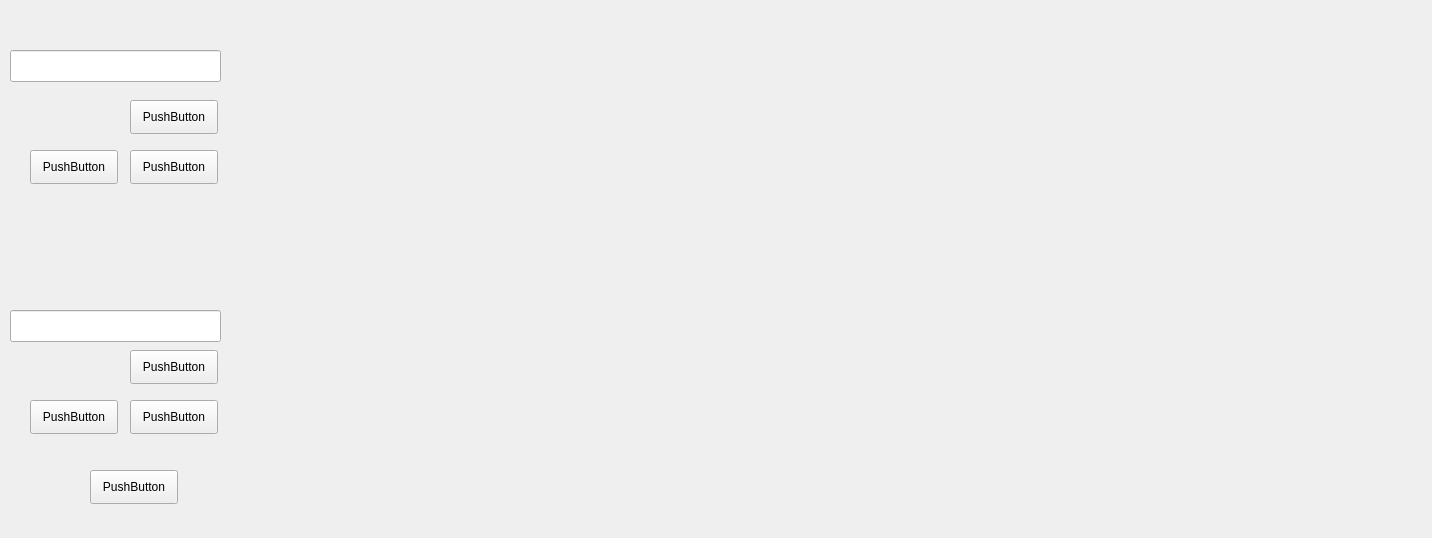
<?xml version="1.0" encoding="UTF-8"?>
<ui version="4.0">
 <class>Form</class>
 <widget class="QWidget" name="Form">
  <property name="geometry">
   <rect>
    <x>0</x>
    <y>0</y>
    <width>1432</width>
    <height>538</height>
   </rect>
  </property>
  <property name="windowTitle">
   <string>Form</string>
  </property>
  <widget class="QPushButton" name="prev_btn_1">
   <property name="geometry">
    <rect>
     <x>30</x>
     <y>150</y>
     <width>88</width>
     <height>34</height>
    </rect>
   </property>
   <property name="text">
    <string>PushButton</string>
   </property>
  </widget>
  <widget class="QPushButton" name="next_btn_1">
   <property name="geometry">
    <rect>
     <x>130</x>
     <y>150</y>
     <width>88</width>
     <height>34</height>
    </rect>
   </property>
   <property name="text">
    <string>PushButton</string>
   </property>
  </widget>
  <widget class="QPushButton" name="prev_btn_2">
   <property name="geometry">
    <rect>
     <x>30</x>
     <y>400</y>
     <width>88</width>
     <height>34</height>
    </rect>
   </property>
   <property name="text">
    <string>PushButton</string>
   </property>
  </widget>
  <widget class="QPushButton" name="next_btn_3">
   <property name="geometry">
    <rect>
     <x>130</x>
     <y>400</y>
     <width>88</width>
     <height>34</height>
    </rect>
   </property>
   <property name="text">
    <string>PushButton</string>
   </property>
  </widget>
  <widget class="QPushButton" name="enter_btn_2">
   <property name="geometry">
    <rect>
     <x>130</x>
     <y>350</y>
     <width>88</width>
     <height>34</height>
    </rect>
   </property>
   <property name="text">
    <string>PushButton</string>
   </property>
  </widget>
  <widget class="QPushButton" name="enter_btn_1">
   <property name="geometry">
    <rect>
     <x>130</x>
     <y>100</y>
     <width>88</width>
     <height>34</height>
    </rect>
   </property>
   <property name="text">
    <string>PushButton</string>
   </property>
  </widget>
  <widget class="QWidget" name="gridLayoutWidget">
   <property name="geometry">
    <rect>
     <x>240</x>
     <y>20</y>
     <width>1161</width>
     <height>31</height>
    </rect>
   </property>
   <layout class="QGridLayout" name="gridLayout_lab_1"/>
  </widget>
  <widget class="QWidget" name="gridLayoutWidget_3">
   <property name="geometry">
    <rect>
     <x>240</x>
     <y>270</y>
     <width>1161</width>
     <height>201</height>
    </rect>
   </property>
   <layout class="QGridLayout" name="gridLayout_img_2"/>
  </widget>
  <widget class="QWidget" name="gridLayoutWidget_5">
   <property name="geometry">
    <rect>
     <x>240</x>
     <y>60</y>
     <width>1161</width>
     <height>201</height>
    </rect>
   </property>
   <layout class="QGridLayout" name="gridLayout_img_1"/>
  </widget>
  <widget class="QWidget" name="gridLayoutWidget_2">
   <property name="geometry">
    <rect>
     <x>240</x>
     <y>490</y>
     <width>1161</width>
     <height>31</height>
    </rect>
   </property>
   <layout class="QGridLayout" name="gridLayout_lab_2"/>
  </widget>
  <widget class="QLineEdit" name="lineEdit">
   <property name="geometry">
    <rect>
     <x>10</x>
     <y>50</y>
     <width>211</width>
     <height>32</height>
    </rect>
   </property>
  </widget>
  <widget class="QLineEdit" name="lineEdit_2">
   <property name="geometry">
    <rect>
     <x>10</x>
     <y>310</y>
     <width>211</width>
     <height>32</height>
    </rect>
   </property>
  </widget>
  <widget class="QPushButton" name="exit_btn">
   <property name="geometry">
    <rect>
     <x>90</x>
     <y>470</y>
     <width>88</width>
     <height>34</height>
    </rect>
   </property>
   <property name="text">
    <string>PushButton</string>
   </property>
  </widget>
 </widget>
 <resources/>
 <connections/>
</ui>
